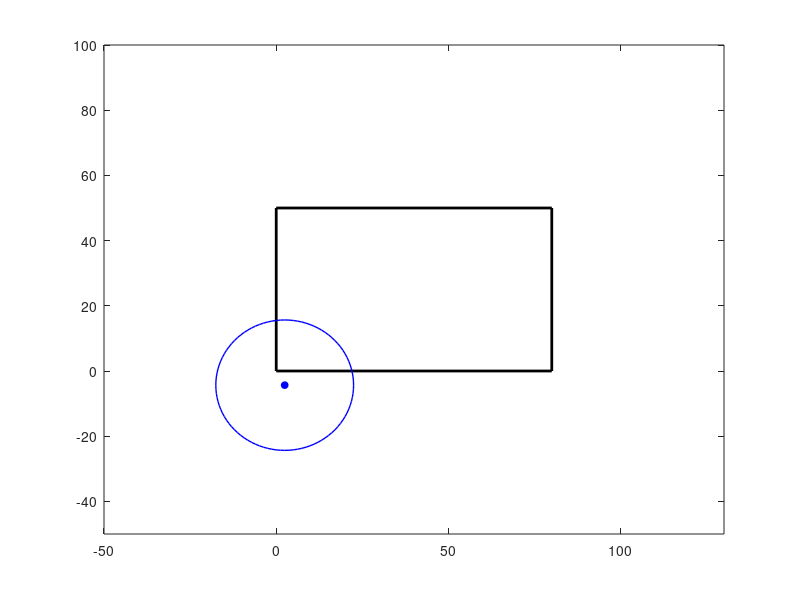

This figure's MATLAB source:
function SampleCode_V1_Elmoya
clc;clear;close all
global x_max_coverage_area x_min_coverage_area y_max_coverage_area y_min_coverage_area
global th n_radar


x_min_coverage_area = 0; % km
x_max_coverage_area = 80; % km
y_min_coverage_area = 0; % km
y_max_coverage_area = 50; % km

figure(1)
plot_area(x_min_coverage_area,x_max_coverage_area,y_min_coverage_area,y_max_coverage_area)


n_radar = 1;

r = 20;  % radar radius (km)

th = 0:pi/50:2*pi;

x1_min=x_min_coverage_area-30; % km
x1_max=x_max_coverage_area+30; % km
y1_min=y_min_coverage_area-30; % km
y1_max=y_max_coverage_area+30; % km

info = plot_radar_position_and_area(x1_min,x1_max,y1_min,y1_max,r);

xlim([-50 130])
ylim([-50 100])

end

function info = plot_radar_position_and_area(x_min,x_max,y_min,y_max,r)
global th
xc = unifrnd(x_min,x_max); % x position of circle center
yc = unifrnd(y_min,y_max); % y position of circle center
x = r * cos(th) + xc;
y = r * sin(th) + yc;

plot(x, y,'color','b','LineWidth',1);
plot(xc,yc,'o','markerfacecolor','b','markeredgecolor','b','markersize',5)

info.xc = xc;
info.yc = yc;
info.r = r;
info.x = x;
info.y = y;
end

function plot_area(x_min,x_max,y_min,y_max)
figure(1)
plot([x_min x_min],[y_min,y_max],'k','Linewidth',2)
hold on
plot([x_min x_max],[y_max,y_max],'k','Linewidth',2)
plot([x_max x_max],[y_max,y_min],'k','Linewidth',2)
plot([x_max x_min],[y_min,y_min],'k','Linewidth',2)
end